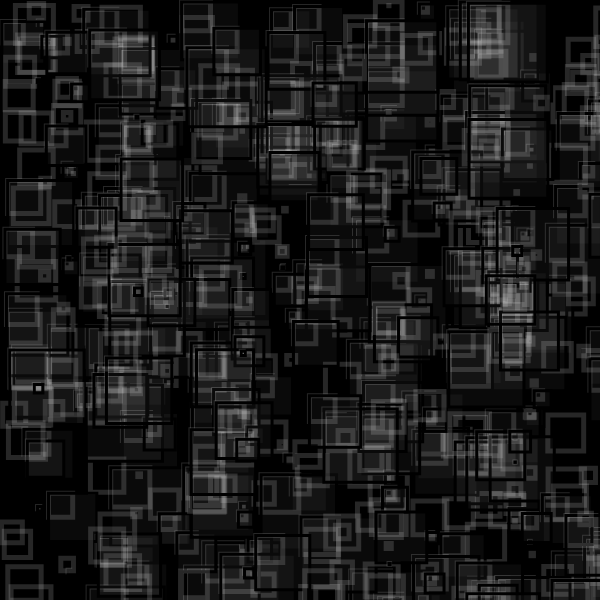
Frame 1 (no input)
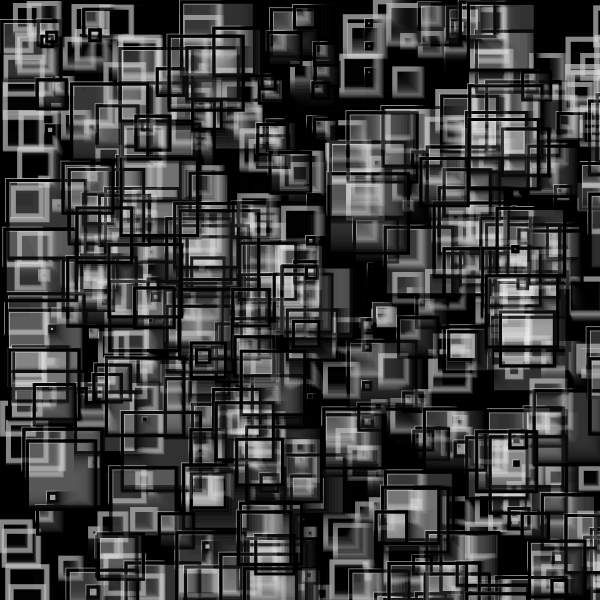
Frame 60 (no input)
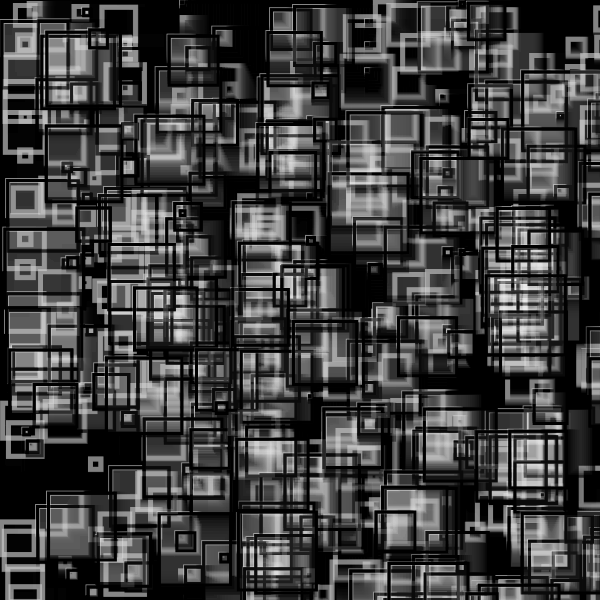
Frame 120 (the mouse pressed at the canvas centre since frame 60)

The p5.js sketch that drew these frames (run headless with seeded random() and noise() and a simulated clock; from frame 60 on, the mouse is pressed at the canvas centre):

// p5.js sketch
// ── sketch.js
//forked from  kyami 

let moverSystems = [];
let num = 10;
let cells, cols, rows;
let offset, margin;
let cellW, cellH;
let bg;
let graphics;


function setup() {
  w = 600;
  var canvas;
    if(windowWidth>=600 && windowHeight >=600){
      canvas = createCanvas(600, 600);
    }
    else{
      canvas = createCanvas(windowWidth, windowHeight - 100);
    }

  var x = (windowWidth - width) / 2;
  var y = (windowHeight - height) / 2;

  canvas.position(x, y);
  background(0);
  noStroke();
}


function draw() {
  let t = frameCount * 0.003;
  randomSeed(3);
  background(0, 40);
  for (let i=0; i < 500; i++) {
    let x = random(width); let y = random(width);
    let r = width/2 - max(abs(x-width/2),abs(y-width/2));

    for (let j=0; j < 12; j++) {
      let sx = width/2+245*tan(-j+t);
      let sy = width/2+245*cos(-j*20+t);
      let s = 50;
          r = min(r, min(abs(sy-s-y),abs(sy+s-y))-20);
    }

    
    r = min(r, abs(width/2-x));
    
    let c = color(255)
    c.setAlpha(8*exp(-r));
    stroke(244, 40)
    noFill();
    strokeWeight(5)
    rect(y,x,r*2,r*2);

    stroke(0)
    strokeWeight(3)
    if(i%2 == 0){
      fill(255, 10)
    rect(y,x,r*4, r*4);
  }
  }
}
